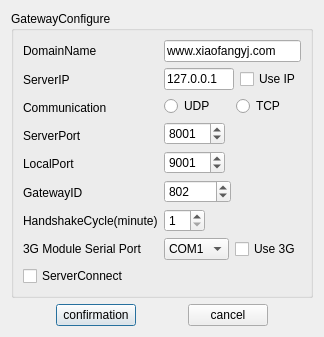
<?xml version="1.0" encoding="UTF-8"?>
<ui version="4.0">
 <class>GatewayServerDlg</class>
 <widget class="QDialog" name="GatewayServerDlg">
  <property name="geometry">
   <rect>
    <x>0</x>
    <y>0</y>
    <width>323</width>
    <height>329</height>
   </rect>
  </property>
  <property name="windowTitle">
   <string/>
  </property>
  <layout class="QGridLayout" name="gridLayout_2">
   <item row="1" column="0">
    <layout class="QHBoxLayout" name="horizontalLayout_8">
     <item>
      <spacer name="horizontalSpacer_6">
       <property name="orientation">
        <enum>Qt::Horizontal</enum>
       </property>
       <property name="sizeHint" stdset="0">
        <size>
         <width>40</width>
         <height>20</height>
        </size>
       </property>
      </spacer>
     </item>
     <item>
      <widget class="QPushButton" name="btn_ok">
       <property name="text">
        <string>confirmation</string>
       </property>
      </widget>
     </item>
     <item>
      <spacer name="horizontalSpacer_7">
       <property name="orientation">
        <enum>Qt::Horizontal</enum>
       </property>
       <property name="sizeHint" stdset="0">
        <size>
         <width>40</width>
         <height>20</height>
        </size>
       </property>
      </spacer>
     </item>
     <item>
      <widget class="QPushButton" name="btn_cancel">
       <property name="text">
        <string>cancel</string>
       </property>
      </widget>
     </item>
     <item>
      <spacer name="horizontalSpacer_8">
       <property name="orientation">
        <enum>Qt::Horizontal</enum>
       </property>
       <property name="sizeHint" stdset="0">
        <size>
         <width>40</width>
         <height>20</height>
        </size>
       </property>
      </spacer>
     </item>
    </layout>
   </item>
   <item row="0" column="0">
    <widget class="QGroupBox" name="groupBox_2">
     <property name="title">
      <string>GatewayConfigure</string>
     </property>
     <layout class="QGridLayout" name="gridLayout">
      <item row="0" column="0">
       <layout class="QVBoxLayout" name="verticalLayout_2">
        <item>
         <layout class="QHBoxLayout" name="horizontalLayout_6">
          <item>
           <layout class="QVBoxLayout" name="verticalLayout_4">
            <item>
             <widget class="QLabel" name="label_6">
              <property name="text">
               <string>DomainName</string>
              </property>
             </widget>
            </item>
            <item>
             <widget class="QLabel" name="label_7">
              <property name="text">
               <string>ServerIP</string>
              </property>
             </widget>
            </item>
            <item>
             <widget class="QLabel" name="label">
              <property name="text">
               <string>Communication</string>
              </property>
             </widget>
            </item>
            <item>
             <widget class="QLabel" name="label_8">
              <property name="text">
               <string>ServerPort</string>
              </property>
             </widget>
            </item>
            <item>
             <widget class="QLabel" name="label_9">
              <property name="text">
               <string>LocalPort</string>
              </property>
             </widget>
            </item>
            <item>
             <widget class="QLabel" name="label_10">
              <property name="text">
               <string>GatewayID</string>
              </property>
             </widget>
            </item>
            <item>
             <widget class="QLabel" name="label_11">
              <property name="text">
               <string>HandshakeCycle(minute)</string>
              </property>
             </widget>
            </item>
            <item>
             <widget class="QLabel" name="label_12">
              <property name="text">
               <string>3G Module Serial Port</string>
              </property>
             </widget>
            </item>
           </layout>
          </item>
          <item>
           <layout class="QVBoxLayout" name="verticalLayout">
            <item>
             <widget class="QLineEdit" name="lineEdit_domainName">
              <property name="text">
               <string>www.xiaofangyj.com</string>
              </property>
             </widget>
            </item>
            <item>
             <layout class="QHBoxLayout" name="horizontalLayout_7">
              <item>
               <widget class="QLineEdit" name="lineEdit_IP">
                <property name="text">
                 <string>127.0.0.1</string>
                </property>
               </widget>
              </item>
              <item>
               <widget class="QCheckBox" name="checkBox_useIP">
                <property name="text">
                 <string>Use IP</string>
                </property>
               </widget>
              </item>
             </layout>
            </item>
            <item>
             <layout class="QHBoxLayout" name="horizontalLayout_11">
              <item>
               <widget class="QRadioButton" name="udpBtn">
                <property name="text">
                 <string>UDP</string>
                </property>
               </widget>
              </item>
              <item>
               <widget class="QRadioButton" name="tcpBtn">
                <property name="text">
                 <string>TCP</string>
                </property>
               </widget>
              </item>
             </layout>
            </item>
            <item>
             <layout class="QHBoxLayout" name="horizontalLayout_5">
              <item>
               <widget class="QSpinBox" name="spinBox_serverPort">
                <property name="minimum">
                 <number>1</number>
                </property>
                <property name="maximum">
                 <number>65535</number>
                </property>
                <property name="value">
                 <number>8001</number>
                </property>
               </widget>
              </item>
              <item>
               <spacer name="horizontalSpacer_2">
                <property name="orientation">
                 <enum>Qt::Horizontal</enum>
                </property>
                <property name="sizeHint" stdset="0">
                 <size>
                  <width>40</width>
                  <height>20</height>
                 </size>
                </property>
               </spacer>
              </item>
             </layout>
            </item>
            <item>
             <layout class="QHBoxLayout" name="horizontalLayout_4">
              <item>
               <widget class="QSpinBox" name="spinBox_localPort">
                <property name="minimum">
                 <number>1</number>
                </property>
                <property name="maximum">
                 <number>62235</number>
                </property>
                <property name="value">
                 <number>9001</number>
                </property>
               </widget>
              </item>
              <item>
               <spacer name="horizontalSpacer_3">
                <property name="orientation">
                 <enum>Qt::Horizontal</enum>
                </property>
                <property name="sizeHint" stdset="0">
                 <size>
                  <width>40</width>
                  <height>20</height>
                 </size>
                </property>
               </spacer>
              </item>
             </layout>
            </item>
            <item>
             <layout class="QHBoxLayout" name="horizontalLayout_3">
              <item>
               <widget class="QSpinBox" name="spinBox_gatewayID">
                <property name="maximum">
                 <number>10000000</number>
                </property>
                <property name="value">
                 <number>802</number>
                </property>
               </widget>
              </item>
              <item>
               <spacer name="horizontalSpacer_4">
                <property name="orientation">
                 <enum>Qt::Horizontal</enum>
                </property>
                <property name="sizeHint" stdset="0">
                 <size>
                  <width>40</width>
                  <height>20</height>
                 </size>
                </property>
               </spacer>
              </item>
             </layout>
            </item>
            <item>
             <layout class="QHBoxLayout" name="horizontalLayout_2">
              <item>
               <widget class="QSpinBox" name="spinBox_handshake">
                <property name="minimum">
                 <number>1</number>
                </property>
               </widget>
              </item>
              <item>
               <spacer name="horizontalSpacer_5">
                <property name="orientation">
                 <enum>Qt::Horizontal</enum>
                </property>
                <property name="sizeHint" stdset="0">
                 <size>
                  <width>40</width>
                  <height>20</height>
                 </size>
                </property>
               </spacer>
              </item>
             </layout>
            </item>
            <item>
             <layout class="QHBoxLayout" name="horizontalLayout">
              <item>
               <widget class="QComboBox" name="comboBox_3G_COM">
                <item>
                 <property name="text">
                  <string>COM1</string>
                 </property>
                </item>
                <item>
                 <property name="text">
                  <string>COM2</string>
                 </property>
                </item>
                <item>
                 <property name="text">
                  <string>COM3</string>
                 </property>
                </item>
                <item>
                 <property name="text">
                  <string>COM4</string>
                 </property>
                </item>
                <item>
                 <property name="text">
                  <string>COM5</string>
                 </property>
                </item>
                <item>
                 <property name="text">
                  <string>COM6</string>
                 </property>
                </item>
                <item>
                 <property name="text">
                  <string>COM7</string>
                 </property>
                </item>
                <item>
                 <property name="text">
                  <string>COM8</string>
                 </property>
                </item>
               </widget>
              </item>
              <item>
               <widget class="QCheckBox" name="checkBox_use3G">
                <property name="text">
                 <string>Use 3G</string>
                </property>
               </widget>
              </item>
             </layout>
            </item>
           </layout>
          </item>
         </layout>
        </item>
        <item>
         <layout class="QHBoxLayout" name="horizontalLayout_9">
          <item>
           <widget class="QCheckBox" name="checkBox_startConnect">
            <property name="text">
             <string>ServerConnect</string>
            </property>
           </widget>
          </item>
          <item>
           <spacer name="horizontalSpacer">
            <property name="orientation">
             <enum>Qt::Horizontal</enum>
            </property>
            <property name="sizeHint" stdset="0">
             <size>
              <width>40</width>
              <height>20</height>
             </size>
            </property>
           </spacer>
          </item>
         </layout>
        </item>
       </layout>
      </item>
     </layout>
    </widget>
   </item>
  </layout>
 </widget>
 <resources/>
 <connections/>
</ui>
